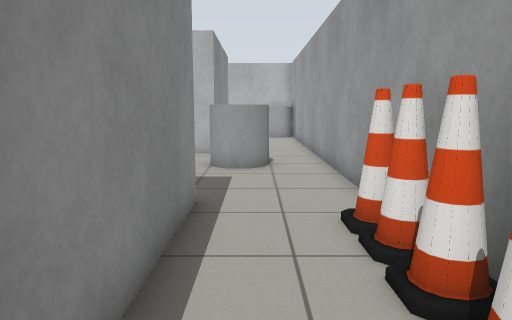
View 1 (above)

17 first-person views from a walk through a robot-simulator world made for Gazebo. The camera is 0.94 m above the floor, tilts 8° down and sees 70° across. The floor is counted in squares, 0.5 m on a side. Each view is taken from the middle of a square. On the plan, view 1 faces up. The plan holds only what a view shows up to about 18 squares ahead; the rest is blank.

View 2
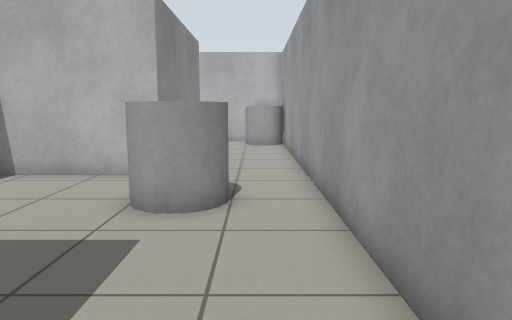

View 3
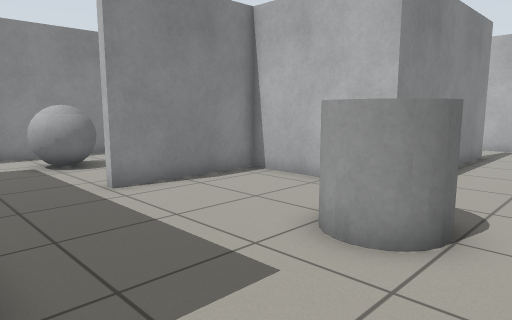

View 4
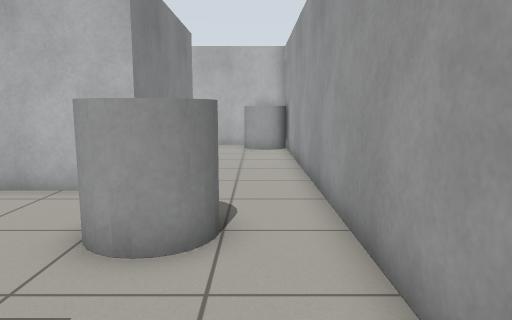

View 5
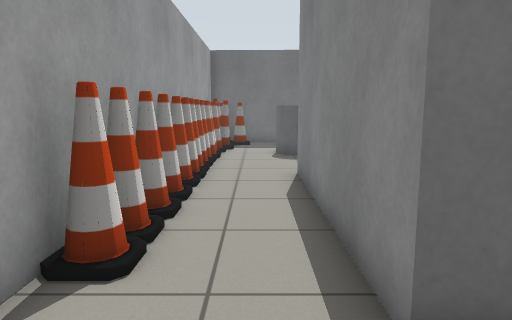

View 6
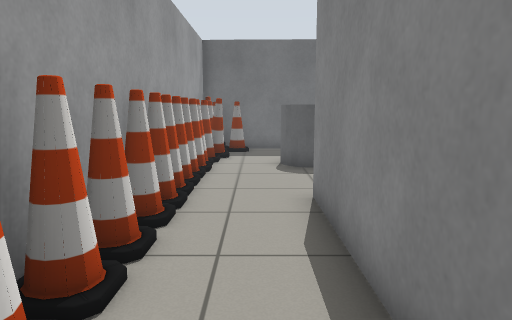

View 7
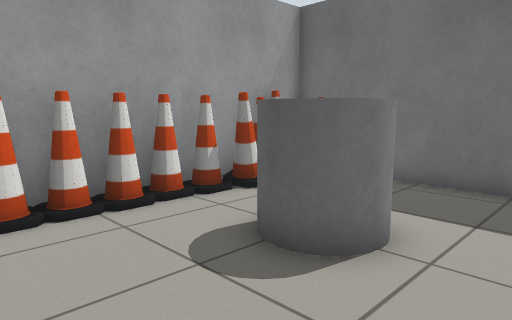

View 8
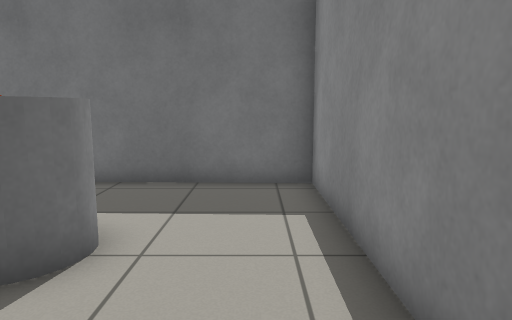

View 9
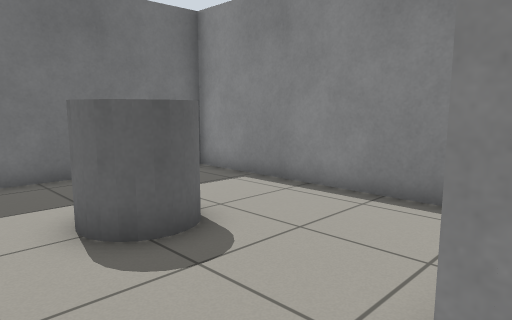

View 10
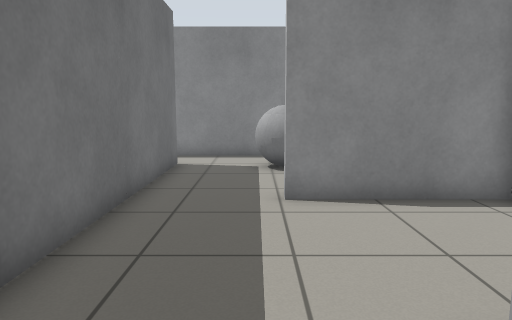

View 11
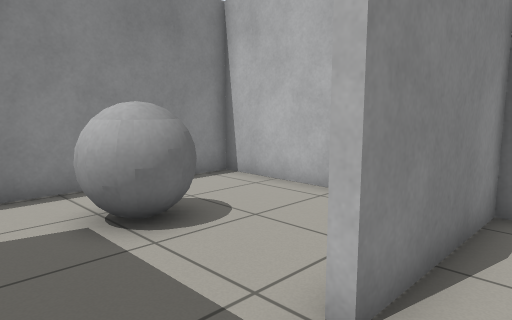

View 12
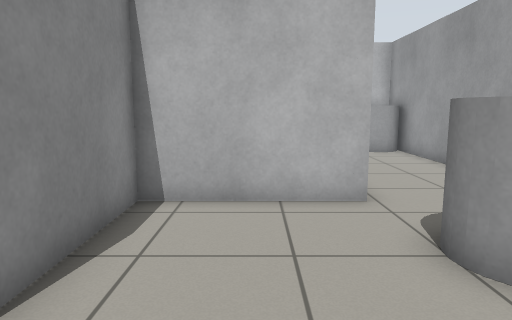

View 13
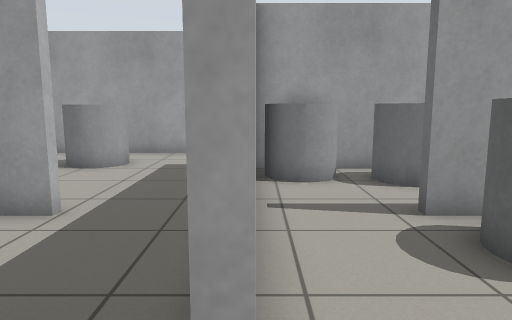

View 14
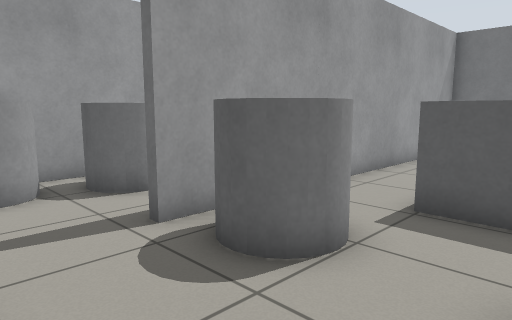

View 15
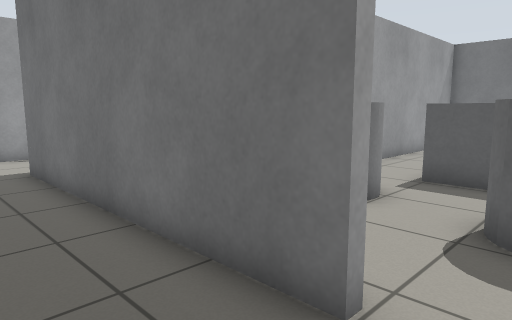

View 16
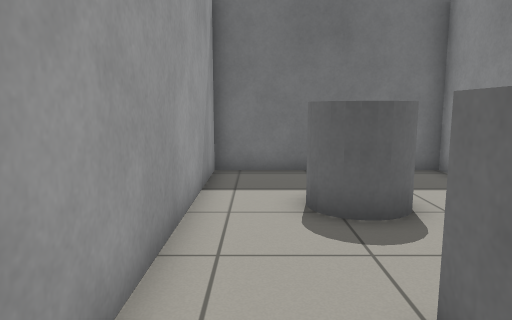

View 17
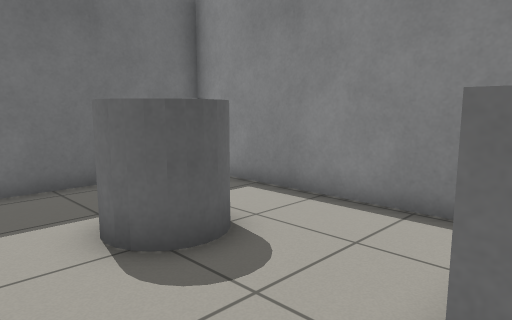

### Floor plan
Points are (right, up) in squares from view 1. A wall is a line through its corners. A room is listed if a view was taken in it or the views show most of it. See-through windows are left out.
Room 1 (views 1, 2, 3, 4, 5, 6, 9, 10, 11, 12)
walls: (-6.6, 7.3) (-1.2, 7.3) (-1.2, -0.7); (-1.7, 23) (-1.7, 15.3) (-6.4, 15.3) (-6.4, 10.5); (-1.2, 26) (-2.5, 26); (2.5, -1.4) (2.5, 26) (1.5, 26)
ways out: opening at (1, -0.7) to room 2; opening at (-6, 9) to room 3; opening at (-2, 24)
objects: grey cylinder (-1, 12) to (0, 13); grey cylinder (1, 24) to (2, 25); cone (2, -1); cone (2, 0); cone (2, 1); cone (2, 2); cone (2, 3) to (2, 4); cone (2, 5); cone (2, 6)
Room 2 (views 7, 8)
walls: (-6.4, -2.2) (-6.4, -10.1) (2.5, -10.4) (2.5, -1.4)
ways out: opening at (1, -0.7) to room 1
objects: grey cylinder (-3, -6) to (-1, -5); cone (1, -9); other object (2, -10); other object (2, -9); cone (2, -8); cone (2, -7); cone (2, -6); cone (2, -5); cone (2, -4); cone (2, -3); cone (2, -2)
Room 3 (views 13, 14, 15)
walls: (-6.7, 10.5) (-6.7, 11.5); (-11.5, 7.3) (-6.6, 7.3); (-9.8, 15.3) (-13.6, 15.3) (-13.6, 6.8)
ways out: opening at (-6, 9) to room 1; opening at (-12.5, 7) to room 4
objects: grey ball (-11, 10) to (-10, 12)
Room 4 (views 16, 17)
walls: (-13.6, -2.1) (-13.6, -10.1); (-13.7, -9.9) (-6.7, -10.1) (-6.7, 4)
ways out: opening at (-12.5, 7) to room 3; opening at (-6, 5.5)
objects: grey cylinder (-13, 3) to (-12, 4); grey cylinder (-11, -6) to (-9, -5); grey box (-11, -1) to (-10, 0); grey cylinder (-9, 2) to (-8, 4)

Positions as (right, up) in squares from view 1, and headings:
1: (0, 0), facing up
2: (1, 5), facing up
3: (2, 7), facing up-left
4: (1, 7), facing up
5: (0, 10), facing down
6: (0, 7), facing down
7: (-5, -1), facing down-right
8: (-5, -1), facing down
9: (1, 0), facing down-left
10: (1, 10), facing left
11: (-5, 8), facing up-left
12: (-4, 8), facing up
13: (-13, 7), facing right
14: (-12, 7), facing down-right
15: (-13, 10), facing down-right
16: (-8, 1), facing down
17: (-7, -1), facing down-left
